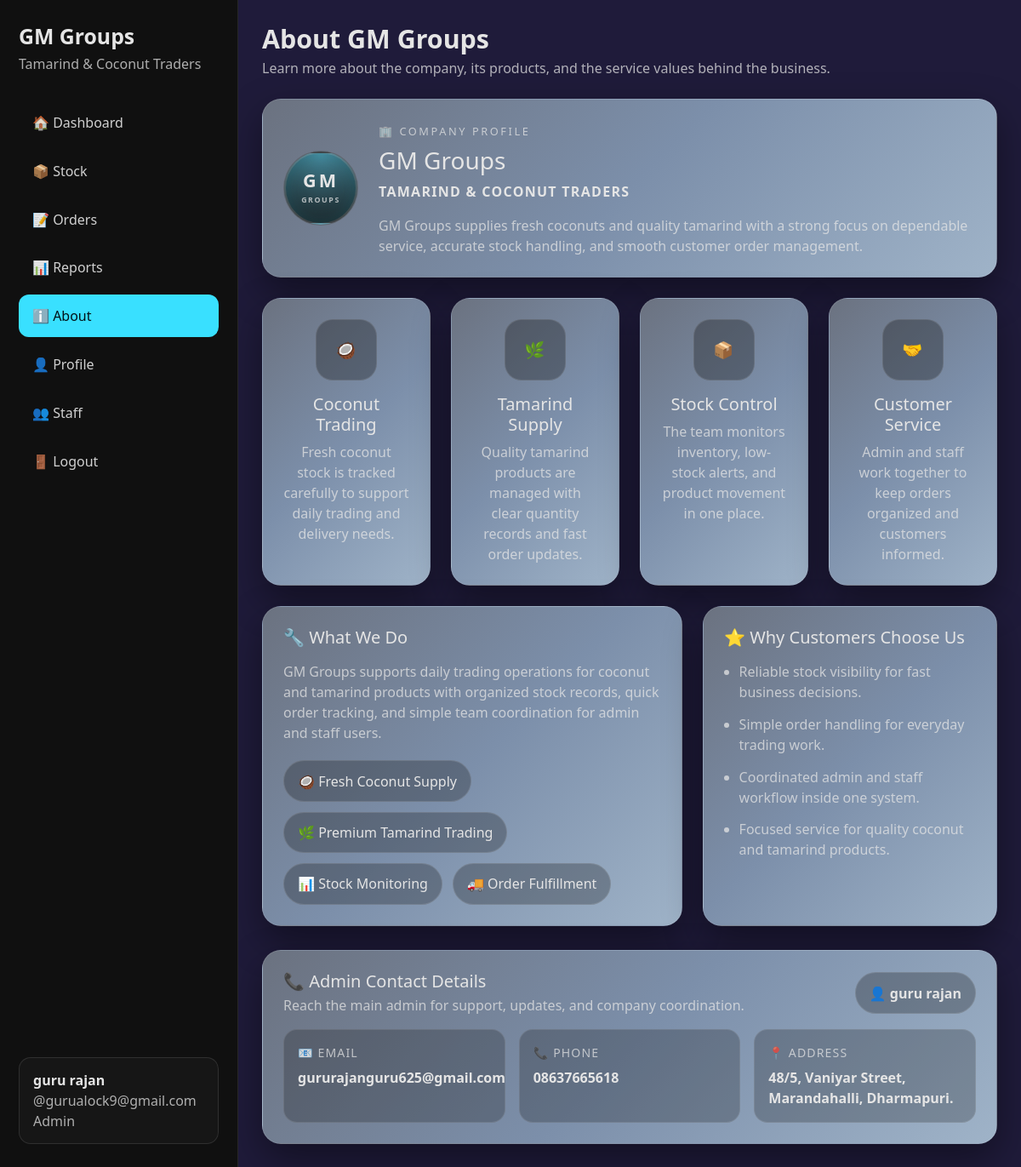
The page /about (signed in) on the database its author committed.
### tables this page shows
CREATE TABLE users (
            id INTEGER PRIMARY KEY AUTOINCREMENT,
            username TEXT UNIQUE NOT NULL,
            password_hash TEXT NOT NULL,
            role TEXT NOT NULL CHECK(role IN ('admin', 'staff')),
            created_at TEXT NOT NULL
        , full_name TEXT, date_of_birth TEXT, gender TEXT, email TEXT, phone TEXT, address TEXT);

### app.py (the view)
@app.route("/about")
@login_required
def about():
    admin_user = query_db(
        """
        SELECT full_name, username, email, phone, address
        FROM users
        WHERE role = 'admin'
        ORDER BY id ASC
        """,
        one=True,
    )
    admin_contact = {
        "name": (
            admin_user["full_name"]
            if admin_user and admin_user["full_name"]
            else (admin_user["username"] if admin_user else "Main Admin")
        ),
        "email": (
            admin_user["email"]
            if admin_user and admin_user["email"]
            else "admin@gmgroups.local"
        ),
        "phone": (
            admin_user["phone"]
            if admin_user and admin_user["phone"]
            else "+91 00000 00000"
        ),
        "address": (
            admin_user["address"]
            if admin_user and admin_user["address"]
            else "GM Groups Main Office"
        ),
    }
    company_info = {
        "name": "GM Groups",
        "tagline": "Tamarind & Coconut Traders",
        "description": (
            "GM Groups supplies fresh coconuts and quality tamarind with a strong focus "
            "on dependable service, accurate stock handling, and smooth customer order management."
        ),
        "highlights": [
            {
                "emoji": "&#129381;",
                "title": "Coconut Trading",
                "text": "Fresh coconut stock is tracked carefully to support daily trading and delivery needs.",
            },
            {
                "emoji": "&#127807;",
                "title": "Tamarind Supply",
                "text": "Quality tamarind products are managed with clear quantity records and fast order updates.",
            },
            {
                "emoji": "&#128230;",
                "title": "Stock Control",
                "text": "The team monitors inventory, low-stock alerts, and product movement in one place.",
            },
            {
                "emoji": "&#129309;",
                "title": "Customer Service",
                "text": "Admin and staff work together to keep orders organized and customers informed.",
            },
        ],
    }
    return render_template(
        "about.html",
        company_info=company_info,
        admin_contact=admin_contact,
    )

### app.py (called while the page is built)
def get_db():
    if "db" not in g:
        g.db = sqlite3.connect(app.config["DATABASE"])
        g.db.row_factory = sqlite3.Row
    return g.db

def query_db(query, args=(), one=False):
    cur = get_db().execute(query, args)
    rows = cur.fetchall()
    cur.close()
    return (rows[0] if rows else None) if one else rows

def login_required(view):
    @wraps(view)
    def wrapped_view(**kwargs):
        if "user_id" not in session:
            return redirect(url_for("login"))
        return view(**kwargs)
    return wrapped_view

@app.context_processor
def inject_globals():
    profile_name = session.get("full_name") or session.get("username")
    return {
        "current_user": {
            "id": session.get("user_id"),
            "username": session.get("username"),
            "full_name": session.get("full_name"),
            "profile_name": profile_name,
            "role": session.get("role"),
        },
        "today": date.today().isoformat(),
    }

### templates/about.html (shortened to what this page needs)
{% extends "base.html" %}
{% block page_title %}About GM Groups{% endblock %}
{% block page_subtitle %}Learn more about the company, its products, and the service values behind the business.{% endblock %}
{% block content %}
<div class="row g-4 mb-4">
    <div class="col-12">
        <div class="panel-card about-hero-card">
            <div class="about-hero-mark">
                <div class="about-logo-circle">
                    <span class="about-logo-top">GM</span>
                    <span class="about-logo-bottom">Groups</span>
                </div>
            </div>
            <div>
                <span class="about-kicker">&#127970; Company Profile</span>
                <h3 class="mb-2">{{ company_info.name }}</h3>
                <p class="about-tagline mb-3">{{ company_info.tagline }}</p>
                <p class="mb-0 text-muted">{{ company_info.description }}</p>
            </div>
        </div>
    </div>
</div>
<div class="row g-4 mb-4">
    {% for item in company_info.highlights %}
    <div class="col-md-6 col-xl-3">
        <div class="panel-card about-feature-card h-100">
            <div class="about-icon">{{ item.emoji|safe }}</div>
            <h5 class="mb-2">{{ item.title }}</h5>
            <p class="text-muted mb-0">{{ item.text }}</p>
        </div>
    </div>
    {% endfor %}
</div>
<div class="row g-4">
    <div class="col-lg-7">
        <div class="panel-card h-100">
            <h5 class="mb-3">&#128295; What We Do</h5>
            <p class="text-muted">GM Groups supports daily trading operations for coconut and tamarind products with organized stock records, quick order tracking, and simple team coordination for admin and staff users.</p>
            <div class="about-pill-row">
                <span class="about-pill">&#129381; Fresh Coconut Supply</span>
                <span class="about-pill">&#127807; Premium Tamarind Trading</span>
                <span class="about-pill">&#128202; Stock Monitoring</span>
                <span class="about-pill">&#128666; Order Fulfillment</span>
            </div>
        </div>
    </div>
    <div class="col-lg-5">
        <div class="panel-card h-100">
            <h5 class="mb-3">&#11088; Why Customers Choose Us</h5>
            <ul class="about-list mb-0">
                <li>Reliable stock visibility for fast business decisions.</li>
                <li>Simple order handling for everyday trading work.</li>
                <li>Coordinated admin and staff workflow inside one system.</li>
                <li>Focused service for quality coconut and tamarind products.</li>
            </ul>
        </div>
    </div>
</div>
<div class="row g-4 mt-1">
    <div class="col-12">
        <div class="panel-card">
            <div class="d-flex justify-content-between align-items-center flex-wrap gap-3 mb-3">
                <div>
                    <h5 class="mb-1">&#128222; Admin Contact Details</h5>
                    <p class="text-muted mb-0">Reach the main admin for support, updates, and company coordination.</p>
                </div>
                <span class="about-contact-chip">&#128100; {{ admin_contact.name }}</span>
            </div>
            <div class="row g-3">
                <div class="col-md-4">
                    <div class="about-contact-item">
                        <span class="about-contact-label">&#128231; Email</span>
                        <strong>{{ admin_contact.email }}</strong>
                    </div>
                </div>
                <div class="col-md-4">
                    <div class="about-contact-item">
                        <span class="about-contact-label">&#128222; Phone</span>
                        <strong>{{ admin_contact.phone }}</strong>
                    </div>
                </div>
                <div class="col-md-4">
                    <div class="about-contact-item">
                        <span class="about-contact-label">&#128205; Address</span>
                        <strong>{{ admin_contact.address }}</strong>
                    </div>
                </div>
            </div>
        </div>
    </div>
</div>
{% endblock %}

### templates/base.html (shortened to what this page needs)
<!DOCTYPE html>
<html lang="en">
<head>
    <link href="https://cdn.jsdelivr.net/npm/bootstrap@5.3.3/dist/css/bootstrap.min.css" rel="stylesheet">
    <link rel="stylesheet" href="{{ url_for('static', filename='style.css') }}">
</head>
<body>
    {% if current_user.id %}
    <div class="app-shell">
        <aside class="sidebar">
            <div>
                <div class="brand-block">
                    <h1>GM Groups</h1>
                    <p>Tamarind & Coconut Traders</p>
                </div>
                <nav class="nav flex-column sidebar-nav">
                    <a class="nav-link {% if request.endpoint == 'dashboard' %}active{% endif %}" href="{{ url_for('dashboard') }}">&#127968; Dashboard</a>
                    <a class="nav-link {% if request.endpoint == 'stock' %}active{% endif %}" href="{{ url_for('stock') }}">&#128230; Stock</a>
                    <a class="nav-link {% if request.endpoint == 'orders' %}active{% endif %}" href="{{ url_for('orders') }}">&#128221; Orders</a>
                    <a class="nav-link {% if request.endpoint == 'reports' %}active{% endif %}" href="{{ url_for('reports') }}">&#128202; Reports</a>
                    <a class="nav-link {% if request.endpoint == 'about' %}active{% endif %}" href="{{ url_for('about') }}">&#8505;&#65039; About</a>
                    <a class="nav-link {% if request.endpoint == 'profile' %}active{% endif %}" href="{{ url_for('profile') }}">&#128100; Profile</a>
                    {% if current_user.role == 'admin' %}
                    <a class="nav-link {% if request.endpoint == 'staff' %}active{% endif %}" href="{{ url_for('staff') }}">&#128101; Staff</a>
                    {% endif %}
                    <a class="nav-link" href="{{ url_for('logout') }}">&#128682; Logout</a>
                </nav>
            </div>
            <div class="sidebar-footer">
                <div class="user-chip">
                    <strong>{{ current_user.profile_name }}</strong>
                    <span>@{{ current_user.username }}</span>
                    <span>{{ current_user.role|title }}</span>
                </div>
            </div>
        </aside>
        <main class="content-area">
            <header class="page-header">
                <div>
                    <h2>{% block page_title %}{% endblock %}</h2>
                    <p class="text-muted mb-0">{% block page_subtitle %}{% endblock %}</p>
                </div>
            </header>
            {% block content %}{% endblock %}
        </main>
    </div>
    {% else %}
    {% block auth_content %}{% endblock %}
    {% endif %}
</body>
</html>

### rows shown on the page
users: profile_name "guru rajan", username "gurualock9@gmail.com", role "Admin", name "guru rajan", email "gururajanguru625@gmail.com", phone "08637665618", address "48/5, Vaniyar Street, Marandahalli, Dharmapuri."

### other values the page prints
{{ company_info.name }} "GM Groups"
{{ company_info.tagline }} "TAMARIND & COCONUT TRADERS"
{{ company_info.description }} "GM Groups supplies fresh coconuts and quality tamarind with a strong focus on dependable service, accurate stock handling, and smooth customer order management."
{{ item.emoji|safe }} "🥥" "🌿" "📦" "🤝"
{{ item.title }} "Coconut Trading" "Tamarind Supply" "Stock Control" "Customer Service"
{{ item.text }} "Fresh coconut stock is tracked carefully to support daily trading and delivery needs." "Quality tamarind products are managed with clear quantity records and fast order updates." "The team monitors inventory, low-stock alerts, and product movement in one place." "Admin and staff work together to keep orders organized and customers informed."
